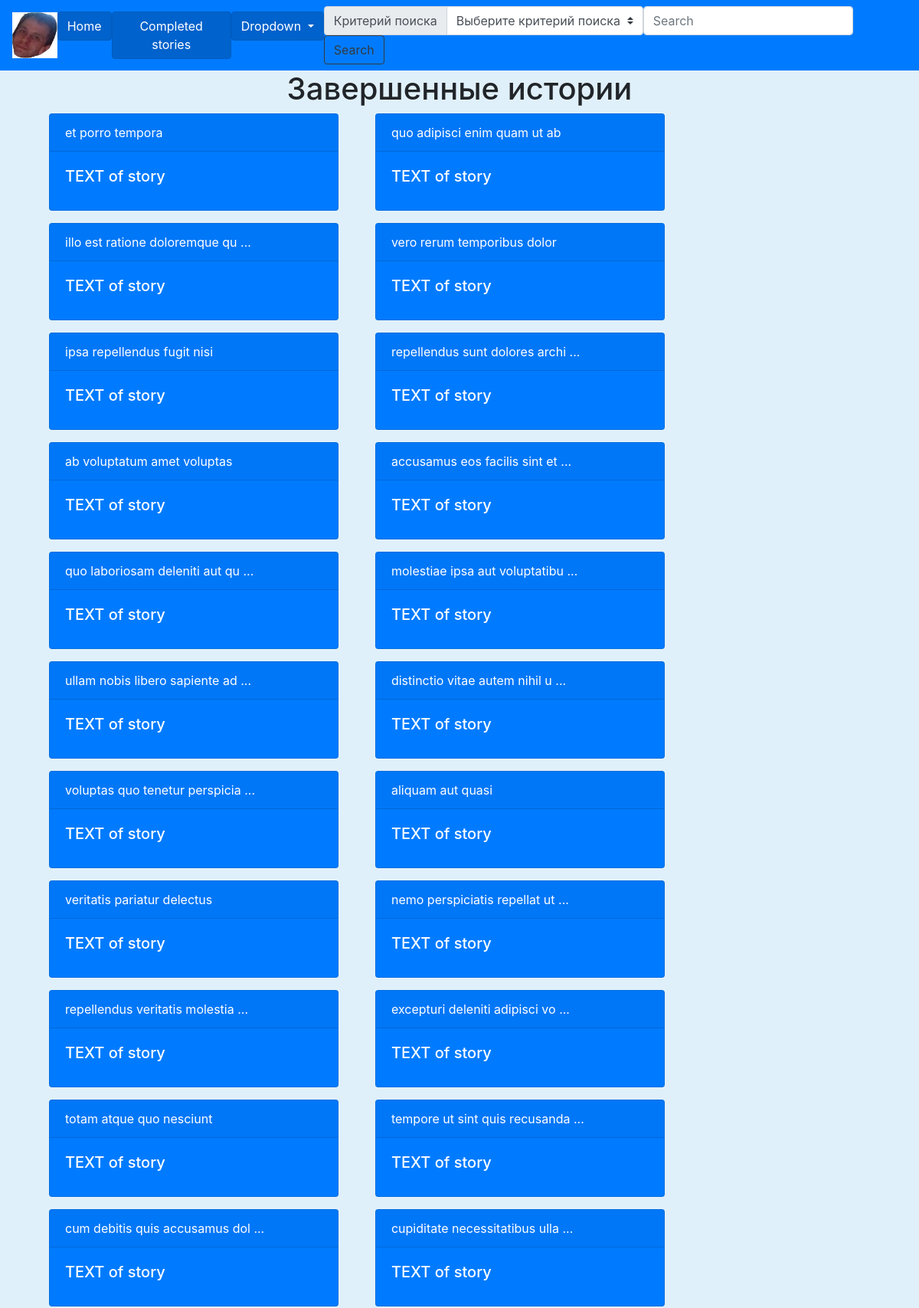
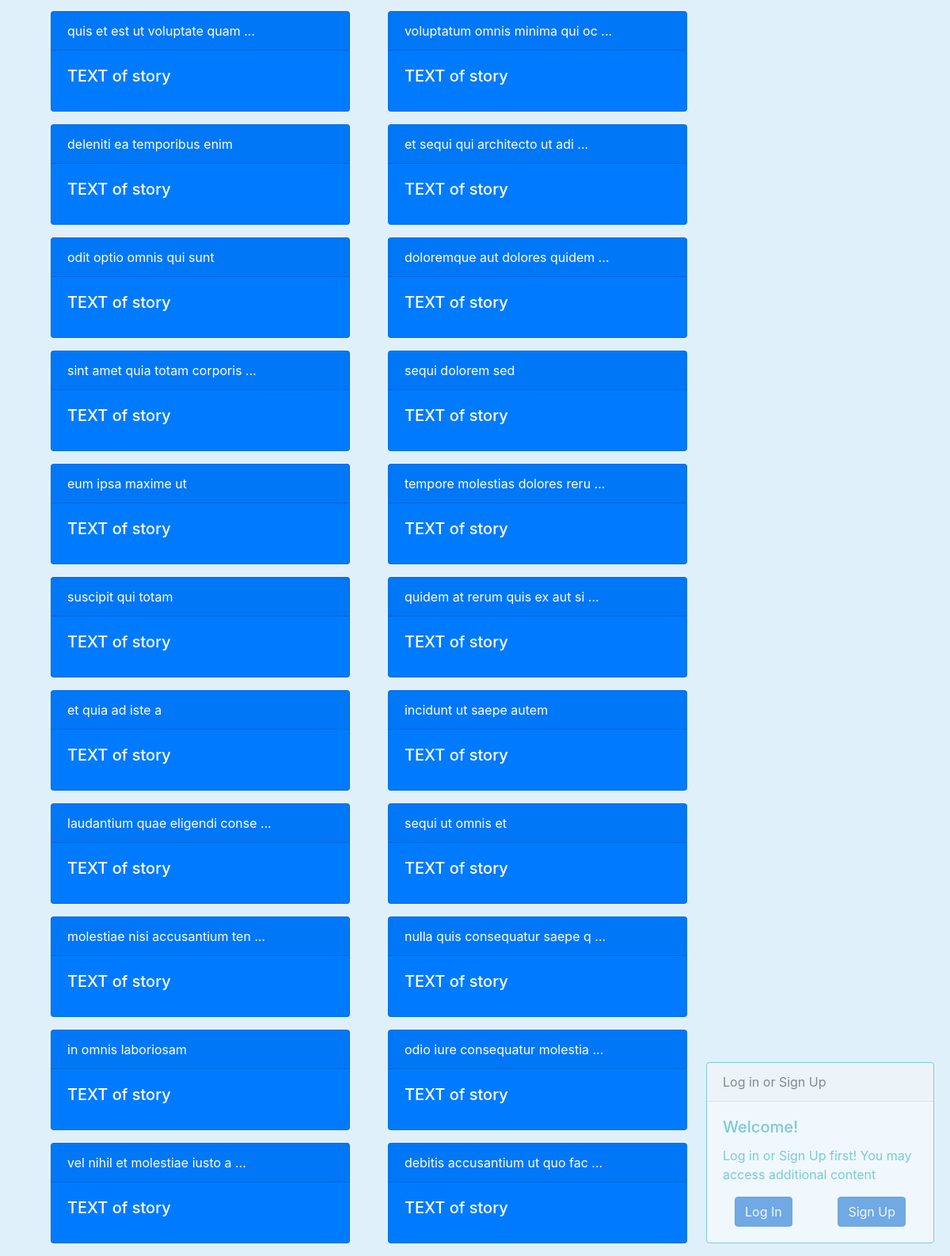
The app's page /completed_stories/ with its own data (2 pictures, top to bottom).
### mainpages/models.py (models this page shows, shortened)
class stories(models.Model):
    id = models.AutoField(primary_key=True)
    UserId=models.IntegerField(name='UserId',unique=False, default=1)
    title=models.CharField(name="title", max_length=300, help_text='Напишите название истории!',default="title")
    titleId=models.IntegerField(name='titleId', unique=True, default=1)
    pub_time=models.DateTimeField(name='pub_time', auto_now_add=True)
    text=models.CharField(max_length=300,default='TEXT')
    search_field='title'
    result_title_and_descrition=('title', 'text')
    storytitles = models.Manager()
    class Meta:
        verbose_name="Историю"
        verbose_name_plural="Истории"
        ordering=['-pub_time']

### mainpages/views.py (the view)
# urls.py: path('completed_stories/', views.show_completed_stories, name='completed_stories'),
@Exception_catcher
def show_completed_stories(request):
    context={
        'completed_stories': stories.storytitles.all(),
    }
    return render(request, 'mainpages/completed_stories.html', context)

### mainpages/services.py (called while the page is built)
def Exception_catcher(func):
    @functools.wraps(func)
    def inner(request, *args, **kwargs):
        try:
            with transaction.atomic():
                return func(request, *args, **kwargs)
        except Exception as err:
            return error_response(err)
    return inner

### mainpages/templates/mainpages/completed_stories.html (shortened to what this page needs)
{% extends 'mainpages/layout.html' %}
{% block heading %} Завершенные истории {% endblock%}
{% block content%}
    <div class="row row-cols-1 row-cols-md-3 ml-3">
        {% for el in completed_stories%}
        <div class="card text-white bg-primary mb-3 ml-5" style="max-width: 10cm;">
            <div class="card-header">
                {% if el.title|length > 30 %}
                    {{el.title|slice:30}} ...
                {% else %}
                    {{ el.title }}
                {% endif %}
            </div>
            <div class="card-body">
            <h5 class="card-title">{{el.text}} of story</h5>
            </div>
        </div>
        {% endfor%}
    </div>
{% endblock %}

### mainpages/templates/mainpages/layout.html (shortened to what this page needs)
{% load static %}
<!DOCTYPE html>
<html lang="en">
<head>
  <link rel="stylesheet" href="https://stackpath.bootstrapcdn.com/bootstrap/4.5.2/css/bootstrap.min.css"
>
</head>
<body style="background-color: rgba(7, 139, 216, 0.123);">
  <nav class="navbar navbar-expand-lg navbar-light bg-primary">
    <img src="{% static 'mainpages/imgs/A-1.jpg' %}" style="width:60px;height:60px;" alt="Roflan-Zdarova">
    <div class="collapse navbar-collapse" id="navbarSupportedContent">
      <ul class="navbar-nav mr-auto">
        <li class="nav-item">
          <a href="{% url 'home_page' %}" class="btn btn-primary active" role="button" aria-pressed="true">Home</a>
        </li>
        <li class="nav-item">
          <a class="btn btn-primary active" href="{% url 'completed_stories' %}" role="button"
            aria-pressed="true">Completed stories</a>
        </li>
        <li class="nav-item dropdown">
          <a class="btn btn-primary active dropdown-toggle" href="#" id="navbarDropdown" role="button"
            data-toggle="dropdown" aria-haspopup="true" aria-expanded="false">
            Dropdown
          </a>
        </li>
      </ul>
      <form class="form-inline my-2 my-lg-0" action="{% url 'search_result' %}">
        <div class="input-group">
          <div class="input-group-prepend">
            <label class="input-group-text" for="inputGroupSelect01">Критерий поиска</label>
          </div>
          <select class="custom-select" id="inputGroupSelect01" name='criterion'>
            <option value='None' selected disabled hidden>Выберите критерий поиска</option>
          </select>
        </div>
        <input class="form-control mr-sm-2" type="search" placeholder="Search" aria-label="Search" name='search'>
        <button class="btn btn-outline-dark my-2 my-sm-0" type="submit">Search</button>
      </form>
    </div>
  </nav>
  <h1 class='text-center'>{% block heading %}{% endblock%}</h1>
  {% block content%}{% endblock %}
  {% if not user.is_authenticated %}
  <div id="Log_in_card">
    <div class="card border-info mb-3" style="max-width: 18rem;">
      <div class="card-header">Log in or Sign Up</div>
      <div class="card-body text-info">
        <h5 class="card-title">Welcome!</h5>
        <p class="card-text">Log in or Sign Up first! You may access additional content</p>
        <div class="col-12 col-md-12 btn-row">
          <a href="{%url 'log_in'%}" class="btn btn-primary active" role="button" aria-pressed="true">Log In</a>
          <a href="{%url 'signup'%}" class="btn btn-primary float-right active" role="button" aria-pressed="true">Sign
            Up</a>
        </div>
      </div>
    </div>
  </div>
  {% endif %}
</body>
</html>

### mainpages/templates/mainpages/layout.html (style rules this page uses)
#Log_in_card, #User_card { opacity: 0.5; filter: alpha(opacity=50); position: fixed; bottom: 0px; right: 20px; }

### records on screen
stories: title "et porro tempora", text "TEXT"
stories: title "quo adipisci enim quam ut ab", text "TEXT"
stories: title "illo est ratione doloremque qu", text "TEXT"
stories: title "vero rerum temporibus dolor", text "TEXT"
stories: title "ipsa repellendus fugit nisi", text "TEXT"
stories: title "repellendus sunt dolores archi", text "TEXT"
stories: title "ab voluptatum amet voluptas", text "TEXT"
stories: title "accusamus eos facilis sint et", text "TEXT"
stories: title "quo laboriosam deleniti aut qu", text "TEXT"
stories: title "molestiae ipsa aut voluptatibu", text "TEXT"
stories: title "ullam nobis libero sapiente ad", text "TEXT"
stories: title "distinctio vitae autem nihil u", text "TEXT"
stories: title "voluptas quo tenetur perspicia", text "TEXT"
stories: title "aliquam aut quasi", text "TEXT"
stories: title "veritatis pariatur delectus", text "TEXT"
stories: title "nemo perspiciatis repellat ut", text "TEXT"
stories: title "repellendus veritatis molestia", text "TEXT"
stories: title "excepturi deleniti adipisci vo", text "TEXT"
stories: title "totam atque quo nesciunt", text "TEXT"
stories: title "tempore ut sint quis recusanda", text "TEXT"
stories: title "cum debitis quis accusamus dol", text "TEXT"
stories: title "cupiditate necessitatibus ulla", text "TEXT"
stories: title "quis et est ut voluptate quam", text "TEXT"
stories: title "voluptatum omnis minima qui oc", text "TEXT"
stories: title "deleniti ea temporibus enim", text "TEXT"
stories: title "et sequi qui architecto ut adi", text "TEXT"
stories: title "odit optio omnis qui sunt", text "TEXT"
stories: title "doloremque aut dolores quidem", text "TEXT"
stories: title "sint amet quia totam corporis", text "TEXT"
stories: title "sequi dolorem sed", text "TEXT"
stories: title "eum ipsa maxime ut", text "TEXT"
stories: title "tempore molestias dolores reru", text "TEXT"
stories: title "suscipit qui totam", text "TEXT"
stories: title "quidem at rerum quis ex aut si", text "TEXT"
stories: title "et quia ad iste a", text "TEXT"
stories: title "incidunt ut saepe autem", text "TEXT"
stories: title "laudantium quae eligendi conse", text "TEXT"
stories: title "sequi ut omnis et", text "TEXT"
stories: title "molestiae nisi accusantium ten", text "TEXT"
stories: title "nulla quis consequatur saepe q", text "TEXT"
stories: title "in omnis laboriosam", text "TEXT"
stories: title "odio iure consequatur molestia", text "TEXT"
stories: title "vel nihil et molestiae iusto a", text "TEXT"
stories: title "debitis accusantium ut quo fac", text "TEXT"
